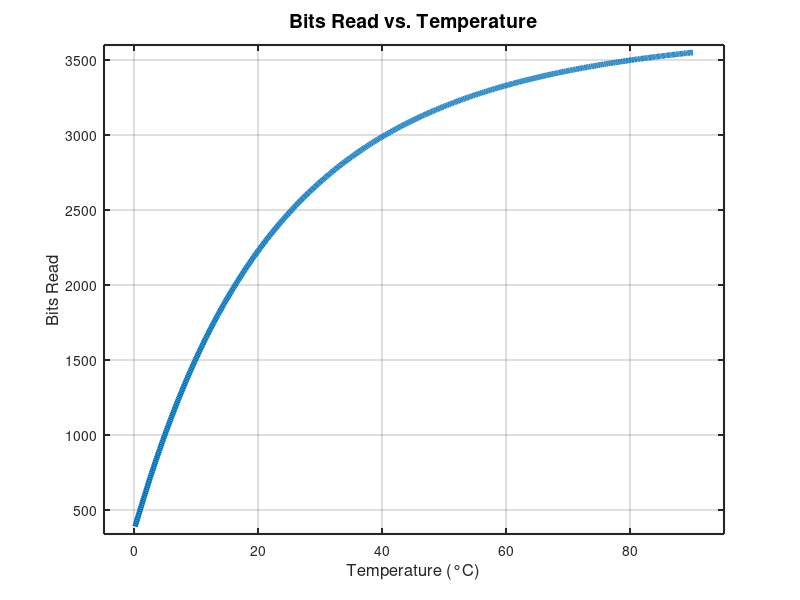

MATLAB code to generate this figure:
%% Temperature sensing LUT calculation for DFS05HF12EYR1
clc, clear
%% Initial variables
temperatures = 0.1:0.1:90.1; % Temperature array, 0.01ºC resolution [ºC]

%% NTC Parameters

% DFS05HF12EYR1 internal NTC
% Beta is a function of temperature

%beta_values = [3375, 3411, 3433]; % Beta values for different temperatures [K]
%beta_temps = [50, 80, 100]; % Temperatures for the different beta values [ºC]

% CAB016M12FM3 internal NTC
% Beta is a function of temperature
beta_values = [3380, 3468, 3523]; % Beta values for different temperatures [K]
beta_temps = [50, 80, 100]; % Temperatures for the different beta values [ºC]

% Both very similar, interchangable

beta_coeffs = polyfit(beta_temps, beta_values, 1); % Fit the beta deviation with linear regression

beta_temp = polyval(beta_coeffs,log(temperatures)); % Beta is evaluated for all temperatures [K]

T_0 = 25; % T at which NTC = R0 [ºC]

R_0 = 5e3; % NTC resistance value at T_0 [Ω]

%% Calculations

% NTC resistance value for all temperatures, with varying beta
NTC = R_0*exp(-beta_temp.*(1./(273.15+25)-1./(273.15+temperatures))); % NTC resistance with no errors [Ω]

% Reading using UCC21732 isolated analog reading. 200uA current source (https://www.ti.com/lit/ds/symlink/ucc21710-q1.pdf?ts=1701352389228&ref_url=https%253A%252F%252Fwww.google.com%252F)
R_filt = 10e3; % Filter resistance, in series with the NTC [Ω]

I_AIN = 200e-6; % Internal current source [A]
V_AIN = I_AIN * (R_filt + NTC); % Sensed voltage [V]

D = -20 * V_AIN + 100; % Duty cycle out [%]

VCC_GD = 5; % GD supply voltage [V]
V_read = VCC_GD * D/100; % Voltage read by ADC [V] (filtered with ideal RC)

VCC_ADC = 3.3; % MCU/ADC supply voltage [V]
bits = 12; % ADC bits [b]

bits_read = ceil(V_read * (2^bits) / VCC_ADC); % MCU/ADC read bits [b]
bits_read(bits_read>2^bits)=2^bits; % Saturation to 2^bits
bits_read(bits_read<0)=0; % Saturation to 0

% Create the plot
figure;
plot(temperatures, bits_read, 'LineWidth', 4);

% Add labels and title
xlabel('Temperature (°C)', 'FontSize', 12);
ylabel('Bits Read', 'FontSize', 12);
title('Bits Read vs. Temperature', 'FontSize', 14);

% Add grid and adjust limits
grid on;
xlim([min(temperatures)-5, max(temperatures)+5]);
ylim([min(bits_read)-50, max(bits_read)+50]);

% Customize the appearance
set(gca, 'FontSize', 10); % Adjust font size for axis labels
set(gca, 'LineWidth', 1.5); % Adjust axis line width

OUTPUT_LUT = [temperatures; bits_read];
